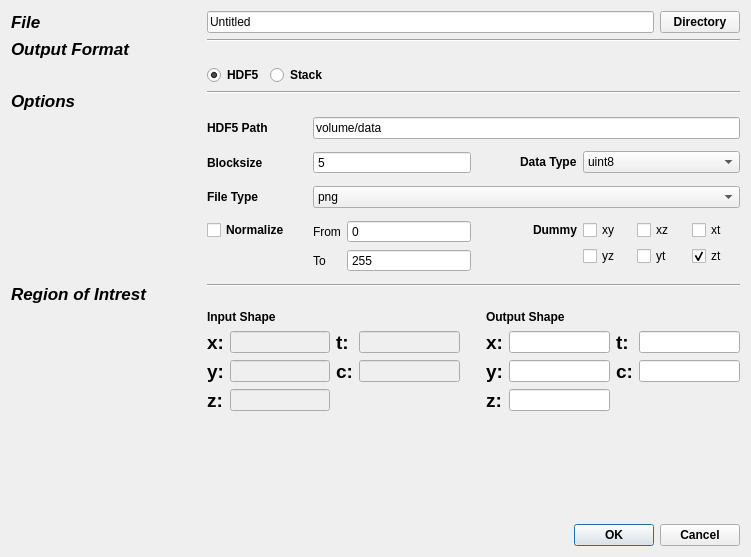
<?xml version="1.0" encoding="UTF-8"?>
<ui version="4.0">
 <class>Dialog</class>
 <widget class="QDialog" name="Dialog">
  <property name="geometry">
   <rect>
    <x>0</x>
    <y>0</y>
    <width>751</width>
    <height>557</height>
   </rect>
  </property>
  <property name="windowTitle">
   <string>Dialog</string>
  </property>
  <layout class="QVBoxLayout" name="verticalLayout">
   <item>
    <layout class="QFormLayout" name="formLayout">
     <property name="fieldGrowthPolicy">
      <enum>QFormLayout::AllNonFixedFieldsGrow</enum>
     </property>
     <item row="0" column="0">
      <widget class="QLabel" name="label">
       <property name="font">
        <font>
         <pointsize>13</pointsize>
         <weight>75</weight>
         <italic>true</italic>
         <bold>true</bold>
         <underline>false</underline>
        </font>
       </property>
       <property name="text">
        <string>File</string>
       </property>
      </widget>
     </item>
     <item row="0" column="1">
      <layout class="QHBoxLayout" name="horizontalLayout">
       <item>
        <widget class="QLineEdit" name="lineEditFilePath">
         <property name="text">
          <string>Untitled</string>
         </property>
        </widget>
       </item>
       <item>
        <widget class="QPushButton" name="pushButtonPath">
         <property name="font">
          <font>
           <weight>75</weight>
           <italic>false</italic>
           <bold>true</bold>
          </font>
         </property>
         <property name="text">
          <string>Directory</string>
         </property>
        </widget>
       </item>
      </layout>
     </item>
     <item row="1" column="0">
      <widget class="QLabel" name="label_2">
       <property name="font">
        <font>
         <pointsize>13</pointsize>
         <weight>75</weight>
         <italic>true</italic>
         <bold>true</bold>
         <underline>false</underline>
        </font>
       </property>
       <property name="text">
        <string>Output Format</string>
       </property>
      </widget>
     </item>
     <item row="1" column="1">
      <widget class="Line" name="line_3">
       <property name="sizePolicy">
        <sizepolicy hsizetype="Expanding" vsizetype="Fixed">
         <horstretch>0</horstretch>
         <verstretch>0</verstretch>
        </sizepolicy>
       </property>
       <property name="orientation">
        <enum>Qt::Horizontal</enum>
       </property>
      </widget>
     </item>
     <item row="3" column="0">
      <widget class="QLabel" name="label_3">
       <property name="font">
        <font>
         <pointsize>13</pointsize>
         <weight>75</weight>
         <italic>true</italic>
         <bold>true</bold>
        </font>
       </property>
       <property name="text">
        <string>Options</string>
       </property>
      </widget>
     </item>
     <item row="3" column="1">
      <widget class="Line" name="line">
       <property name="sizePolicy">
        <sizepolicy hsizetype="Expanding" vsizetype="Fixed">
         <horstretch>0</horstretch>
         <verstretch>0</verstretch>
        </sizepolicy>
       </property>
       <property name="orientation">
        <enum>Qt::Horizontal</enum>
       </property>
      </widget>
     </item>
     <item row="4" column="1">
      <widget class="QWidget" name="widgetOptionsHDF5" native="true">
       <layout class="QVBoxLayout" name="verticalLayout_6">
        <property name="margin">
         <number>0</number>
        </property>
        <item>
         <layout class="QFormLayout" name="formLayout_10">
          <property name="fieldGrowthPolicy">
           <enum>QFormLayout::AllNonFixedFieldsGrow</enum>
          </property>
          <item row="0" column="0">
           <widget class="QLabel" name="label_16">
            <property name="font">
             <font>
              <weight>75</weight>
              <bold>true</bold>
             </font>
            </property>
            <property name="text">
             <string>HDF5 Path</string>
            </property>
           </widget>
          </item>
          <item row="0" column="1">
           <widget class="QLineEdit" name="lineEditHdf5Path">
            <property name="sizePolicy">
             <sizepolicy hsizetype="Expanding" vsizetype="Fixed">
              <horstretch>0</horstretch>
              <verstretch>0</verstretch>
             </sizepolicy>
            </property>
            <property name="text">
             <string>volume/data</string>
            </property>
           </widget>
          </item>
          <item row="1" column="0">
           <spacer name="horizontalSpacer_14">
            <property name="orientation">
             <enum>Qt::Horizontal</enum>
            </property>
            <property name="sizeType">
             <enum>QSizePolicy::Fixed</enum>
            </property>
            <property name="sizeHint" stdset="0">
             <size>
              <width>100</width>
              <height>0</height>
             </size>
            </property>
           </spacer>
          </item>
         </layout>
        </item>
        <item>
         <layout class="QHBoxLayout" name="horizontalLayout_15">
          <item>
           <layout class="QFormLayout" name="formLayout_15">
            <property name="fieldGrowthPolicy">
             <enum>QFormLayout::AllNonFixedFieldsGrow</enum>
            </property>
            <item row="0" column="0">
             <widget class="QLabel" name="label_17">
              <property name="font">
               <font>
                <weight>75</weight>
                <bold>true</bold>
               </font>
              </property>
              <property name="text">
               <string>Blocksize</string>
              </property>
             </widget>
            </item>
            <item row="0" column="1">
             <layout class="QHBoxLayout" name="horizontalLayout_16">
              <item>
               <widget class="QSpinBox" name="spinBoxHdf5BlockShape">
                <property name="buttonSymbols">
                 <enum>QAbstractSpinBox::NoButtons</enum>
                </property>
                <property name="minimum">
                 <number>5</number>
                </property>
                <property name="maximum">
                 <number>99999</number>
                </property>
               </widget>
              </item>
             </layout>
            </item>
            <item row="1" column="0">
             <spacer name="horizontalSpacer_17">
              <property name="orientation">
               <enum>Qt::Horizontal</enum>
              </property>
              <property name="sizeHint" stdset="0">
               <size>
                <width>100</width>
                <height>0</height>
               </size>
              </property>
             </spacer>
            </item>
           </layout>
          </item>
          <item>
           <layout class="QFormLayout" name="formLayout_18">
            <property name="fieldGrowthPolicy">
             <enum>QFormLayout::AllNonFixedFieldsGrow</enum>
            </property>
            <property name="labelAlignment">
             <set>Qt::AlignRight|Qt::AlignTrailing|Qt::AlignVCenter</set>
            </property>
            <item row="0" column="0">
             <widget class="QLabel" name="label_18">
              <property name="font">
               <font>
                <weight>75</weight>
                <bold>true</bold>
               </font>
              </property>
              <property name="text">
               <string>Data Type</string>
              </property>
             </widget>
            </item>
            <item row="0" column="1">
             <layout class="QHBoxLayout" name="horizontalLayout_18">
              <item>
               <widget class="QComboBox" name="comboBoxHdf5DataType">
                <item>
                 <property name="text">
                  <string>uint8</string>
                 </property>
                </item>
                <item>
                 <property name="text">
                  <string>uint16</string>
                 </property>
                </item>
                <item>
                 <property name="text">
                  <string>float32</string>
                 </property>
                </item>
                <item>
                 <property name="text">
                  <string>float64</string>
                 </property>
                </item>
               </widget>
              </item>
             </layout>
            </item>
            <item row="1" column="0">
             <spacer name="horizontalSpacer_18">
              <property name="orientation">
               <enum>Qt::Horizontal</enum>
              </property>
              <property name="sizeHint" stdset="0">
               <size>
                <width>100</width>
                <height>0</height>
               </size>
              </property>
             </spacer>
            </item>
           </layout>
          </item>
         </layout>
        </item>
       </layout>
      </widget>
     </item>
     <item row="5" column="1">
      <widget class="QWidget" name="widgetOptionsStack" native="true">
       <layout class="QVBoxLayout" name="verticalLayout_5">
        <property name="margin">
         <number>0</number>
        </property>
        <item>
         <layout class="QFormLayout" name="formLayout_2">
          <item row="0" column="0">
           <widget class="QLabel" name="label_15">
            <property name="font">
             <font>
              <weight>75</weight>
              <bold>true</bold>
             </font>
            </property>
            <property name="text">
             <string>File Type</string>
            </property>
           </widget>
          </item>
          <item row="0" column="1">
           <widget class="QComboBox" name="comboBoxStackFileType">
            <item>
             <property name="text">
              <string>png</string>
             </property>
            </item>
            <item>
             <property name="text">
              <string>jpeg</string>
             </property>
            </item>
            <item>
             <property name="text">
              <string>bmp</string>
             </property>
            </item>
            <item>
             <property name="text">
              <string>tiff</string>
             </property>
            </item>
           </widget>
          </item>
          <item row="1" column="0">
           <spacer name="horizontalSpacer_13">
            <property name="orientation">
             <enum>Qt::Horizontal</enum>
            </property>
            <property name="sizeHint" stdset="0">
             <size>
              <width>100</width>
              <height>0</height>
             </size>
            </property>
           </spacer>
          </item>
         </layout>
        </item>
       </layout>
      </widget>
     </item>
     <item row="6" column="0">
      <spacer name="horizontalSpacer">
       <property name="orientation">
        <enum>Qt::Horizontal</enum>
       </property>
       <property name="sizeHint" stdset="0">
        <size>
         <width>190</width>
         <height>20</height>
        </size>
       </property>
      </spacer>
     </item>
     <item row="6" column="1">
      <layout class="QHBoxLayout" name="horizontalLayout_4">
       <item>
        <layout class="QFormLayout" name="formLayout_3">
         <property name="fieldGrowthPolicy">
          <enum>QFormLayout::AllNonFixedFieldsGrow</enum>
         </property>
         <item row="0" column="1">
          <layout class="QFormLayout" name="formLayoutOptionsNormalize">
           <item row="0" column="0">
            <widget class="QLabel" name="label_8">
             <property name="font">
              <font>
               <weight>50</weight>
               <bold>false</bold>
              </font>
             </property>
             <property name="text">
              <string>From</string>
             </property>
            </widget>
           </item>
           <item row="0" column="1">
            <widget class="QSpinBox" name="spinBoxNormalizeStart">
             <property name="buttonSymbols">
              <enum>QAbstractSpinBox::NoButtons</enum>
             </property>
             <property name="maximum">
              <number>99999</number>
             </property>
            </widget>
           </item>
           <item row="1" column="0">
            <widget class="QLabel" name="label_9">
             <property name="font">
              <font>
               <weight>50</weight>
               <bold>false</bold>
              </font>
             </property>
             <property name="text">
              <string>To</string>
             </property>
            </widget>
           </item>
           <item row="1" column="1">
            <widget class="QSpinBox" name="spinBoxNormalizeStop">
             <property name="buttonSymbols">
              <enum>QAbstractSpinBox::NoButtons</enum>
             </property>
             <property name="maximum">
              <number>99999</number>
             </property>
             <property name="value">
              <number>255</number>
             </property>
            </widget>
           </item>
          </layout>
         </item>
         <item row="1" column="0">
          <spacer name="horizontalSpacer_4">
           <property name="orientation">
            <enum>Qt::Horizontal</enum>
           </property>
           <property name="sizeHint" stdset="0">
            <size>
             <width>100</width>
             <height>0</height>
            </size>
           </property>
          </spacer>
         </item>
         <item row="0" column="0">
          <widget class="QCheckBox" name="checkBoxNormalize">
           <property name="font">
            <font>
             <weight>75</weight>
             <bold>true</bold>
            </font>
           </property>
           <property name="text">
            <string>Normalize</string>
           </property>
          </widget>
         </item>
        </layout>
       </item>
       <item>
        <layout class="QFormLayout" name="formLayout_5">
         <property name="labelAlignment">
          <set>Qt::AlignRight|Qt::AlignTrailing|Qt::AlignVCenter</set>
         </property>
         <item row="0" column="0">
          <widget class="QLabel" name="label_10">
           <property name="font">
            <font>
             <weight>75</weight>
             <bold>true</bold>
            </font>
           </property>
           <property name="text">
            <string>Dummy</string>
           </property>
           <property name="alignment">
            <set>Qt::AlignLeading|Qt::AlignLeft|Qt::AlignVCenter</set>
           </property>
          </widget>
         </item>
         <item row="0" column="1">
          <layout class="QHBoxLayout" name="horizontalLayout_3">
           <item>
            <widget class="QCheckBox" name="checkBoxDummy1">
             <property name="text">
              <string>xy</string>
             </property>
            </widget>
           </item>
           <item>
            <widget class="QCheckBox" name="checkBoxDummy2">
             <property name="text">
              <string>xz</string>
             </property>
            </widget>
           </item>
           <item>
            <widget class="QCheckBox" name="checkBoxDummy3">
             <property name="text">
              <string>xt</string>
             </property>
             <property name="checked">
              <bool>false</bool>
             </property>
            </widget>
           </item>
          </layout>
         </item>
         <item row="1" column="1">
          <layout class="QHBoxLayout" name="horizontalLayout_2">
           <item>
            <widget class="QCheckBox" name="checkBoxDummy4">
             <property name="text">
              <string>yz</string>
             </property>
            </widget>
           </item>
           <item>
            <widget class="QCheckBox" name="checkBoxDummy5">
             <property name="text">
              <string>yt</string>
             </property>
            </widget>
           </item>
           <item>
            <widget class="QCheckBox" name="checkBoxDummy6">
             <property name="text">
              <string>zt</string>
             </property>
             <property name="checked">
              <bool>true</bool>
             </property>
            </widget>
           </item>
          </layout>
         </item>
         <item row="1" column="0">
          <spacer name="horizontalSpacer_5">
           <property name="orientation">
            <enum>Qt::Horizontal</enum>
           </property>
           <property name="sizeHint" stdset="0">
            <size>
             <width>100</width>
             <height>0</height>
            </size>
           </property>
          </spacer>
         </item>
        </layout>
       </item>
      </layout>
     </item>
     <item row="8" column="0">
      <widget class="QLabel" name="label_6">
       <property name="font">
        <font>
         <pointsize>13</pointsize>
         <weight>75</weight>
         <italic>true</italic>
         <bold>true</bold>
        </font>
       </property>
       <property name="text">
        <string>Region of Intrest</string>
       </property>
      </widget>
     </item>
     <item row="8" column="1">
      <widget class="Line" name="line_2">
       <property name="sizePolicy">
        <sizepolicy hsizetype="Expanding" vsizetype="Fixed">
         <horstretch>0</horstretch>
         <verstretch>0</verstretch>
        </sizepolicy>
       </property>
       <property name="orientation">
        <enum>Qt::Horizontal</enum>
       </property>
      </widget>
     </item>
     <item row="9" column="1">
      <layout class="QHBoxLayout" name="horizontalLayout_5">
       <item>
        <layout class="QVBoxLayout" name="verticalLayout_4">
         <item>
          <widget class="QLabel" name="label_40">
           <property name="font">
            <font>
             <weight>75</weight>
             <bold>true</bold>
             <strikeout>false</strikeout>
             <kerning>true</kerning>
            </font>
           </property>
           <property name="text">
            <string>Input Shape</string>
           </property>
           <property name="alignment">
            <set>Qt::AlignLeading|Qt::AlignLeft|Qt::AlignVCenter</set>
           </property>
          </widget>
         </item>
         <item>
          <layout class="QHBoxLayout" name="horizontalLayout_12">
           <item>
            <spacer name="horizontalSpacer_9">
             <property name="orientation">
              <enum>Qt::Horizontal</enum>
             </property>
             <property name="sizeHint" stdset="0">
              <size>
               <width>40</width>
               <height>1</height>
              </size>
             </property>
            </spacer>
           </item>
          </layout>
         </item>
         <item>
          <layout class="QHBoxLayout" name="horizontalLayout_21">
           <item>
            <layout class="QFormLayout" name="formLayout_26">
             <item row="0" column="0">
              <widget class="QLabel" name="label_29">
               <property name="font">
                <font>
                 <pointsize>14</pointsize>
                 <weight>75</weight>
                 <bold>true</bold>
                </font>
               </property>
               <property name="text">
                <string>x:</string>
               </property>
              </widget>
             </item>
             <item row="0" column="1">
              <widget class="QLineEdit" name="lineEditInputShapeX">
               <property name="enabled">
                <bool>false</bool>
               </property>
               <property name="font">
                <font>
                 <weight>75</weight>
                 <bold>true</bold>
                </font>
               </property>
               <property name="alignment">
                <set>Qt::AlignCenter</set>
               </property>
              </widget>
             </item>
             <item row="1" column="0">
              <widget class="QLabel" name="label_30">
               <property name="font">
                <font>
                 <pointsize>14</pointsize>
                 <weight>75</weight>
                 <bold>true</bold>
                </font>
               </property>
               <property name="text">
                <string>y:</string>
               </property>
              </widget>
             </item>
             <item row="2" column="0">
              <widget class="QLabel" name="label_31">
               <property name="font">
                <font>
                 <pointsize>14</pointsize>
                 <weight>75</weight>
                 <bold>true</bold>
                </font>
               </property>
               <property name="text">
                <string>z:</string>
               </property>
              </widget>
             </item>
             <item row="1" column="1">
              <widget class="QLineEdit" name="lineEditInputShapeY">
               <property name="enabled">
                <bool>false</bool>
               </property>
               <property name="font">
                <font>
                 <weight>75</weight>
                 <bold>true</bold>
                </font>
               </property>
               <property name="alignment">
                <set>Qt::AlignCenter</set>
               </property>
              </widget>
             </item>
             <item row="2" column="1">
              <widget class="QLineEdit" name="lineEditInputShapeZ">
               <property name="enabled">
                <bool>false</bool>
               </property>
               <property name="font">
                <font>
                 <weight>75</weight>
                 <bold>true</bold>
                </font>
               </property>
               <property name="alignment">
                <set>Qt::AlignCenter</set>
               </property>
              </widget>
             </item>
            </layout>
           </item>
           <item>
            <layout class="QVBoxLayout" name="verticalLayout_10">
             <item>
              <layout class="QFormLayout" name="formLayout_27">
               <property name="fieldGrowthPolicy">
                <enum>QFormLayout::AllNonFixedFieldsGrow</enum>
               </property>
               <item row="0" column="0">
                <widget class="QLabel" name="label_32">
                 <property name="font">
                  <font>
                   <pointsize>14</pointsize>
                   <weight>75</weight>
                   <bold>true</bold>
                  </font>
                 </property>
                 <property name="text">
                  <string>t:</string>
                 </property>
                </widget>
               </item>
               <item row="0" column="1">
                <widget class="QLineEdit" name="lineEditInputShapeT">
                 <property name="enabled">
                  <bool>false</bool>
                 </property>
                 <property name="font">
                  <font>
                   <weight>75</weight>
                   <bold>true</bold>
                  </font>
                 </property>
                 <property name="alignment">
                  <set>Qt::AlignCenter</set>
                 </property>
                </widget>
               </item>
               <item row="1" column="0">
                <widget class="QLabel" name="label_33">
                 <property name="font">
                  <font>
                   <pointsize>14</pointsize>
                   <weight>75</weight>
                   <bold>true</bold>
                  </font>
                 </property>
                 <property name="text">
                  <string>c:</string>
                 </property>
                </widget>
               </item>
               <item row="1" column="1">
                <widget class="QLineEdit" name="lineEditInputShapeC">
                 <property name="enabled">
                  <bool>false</bool>
                 </property>
                 <property name="font">
                  <font>
                   <weight>75</weight>
                   <bold>true</bold>
                  </font>
                 </property>
                 <property name="alignment">
                  <set>Qt::AlignCenter</set>
                 </property>
                </widget>
               </item>
              </layout>
             </item>
             <item>
              <spacer name="verticalSpacer_2">
               <property name="orientation">
                <enum>Qt::Vertical</enum>
               </property>
               <property name="sizeHint" stdset="0">
                <size>
                 <width>10</width>
                 <height>10</height>
                </size>
               </property>
              </spacer>
             </item>
            </layout>
           </item>
          </layout>
         </item>
         <item>
          <spacer name="verticalSpacer_6">
           <property name="orientation">
            <enum>Qt::Vertical</enum>
           </property>
           <property name="sizeHint" stdset="0">
            <size>
             <width>13</width>
             <height>13</height>
            </size>
           </property>
          </spacer>
         </item>
        </layout>
       </item>
       <item>
        <spacer name="horizontalSpacer_10">
         <property name="orientation">
          <enum>Qt::Horizontal</enum>
         </property>
         <property name="sizeType">
          <enum>QSizePolicy::Fixed</enum>
         </property>
         <property name="sizeHint" stdset="0">
          <size>
           <width>20</width>
           <height>20</height>
          </size>
         </property>
        </spacer>
       </item>
       <item>
        <layout class="QVBoxLayout" name="verticalLayout_3">
         <item>
          <widget class="QLabel" name="label_39">
           <property name="font">
            <font>
             <weight>75</weight>
             <bold>true</bold>
             <strikeout>false</strikeout>
             <kerning>true</kerning>
            </font>
           </property>
           <property name="text">
            <string>Output Shape</string>
           </property>
           <property name="alignment">
            <set>Qt::AlignLeading|Qt::AlignLeft|Qt::AlignVCenter</set>
           </property>
          </widget>
         </item>
         <item>
          <layout class="QHBoxLayout" name="horizontalLayout_7">
           <item>
            <spacer name="horizontalSpacer_8">
             <property name="orientation">
              <enum>Qt::Horizontal</enum>
             </property>
             <property name="sizeHint" stdset="0">
              <size>
               <width>40</width>
               <height>1</height>
              </size>
             </property>
            </spacer>
           </item>
          </layout>
         </item>
         <item>
          <layout class="QHBoxLayout" name="horizontalLayout_14">
           <item>
            <layout class="QFormLayout" name="formLayout_24">
             <item row="0" column="0">
              <widget class="QLabel" name="label_24">
               <property name="font">
                <font>
                 <pointsize>14</pointsize>
                 <weight>75</weight>
                 <bold>true</bold>
                </font>
               </property>
               <property name="text">
                <string>x:</string>
               </property>
              </widget>
             </item>
             <item row="0" column="1">
              <widget class="QLineEdit" name="lineEditOutputShapeX">
               <property name="font">
                <font>
                 <weight>75</weight>
                 <bold>true</bold>
                </font>
               </property>
               <property name="alignment">
                <set>Qt::AlignCenter</set>
               </property>
              </widget>
             </item>
             <item row="1" column="0">
              <widget class="QLabel" name="label_25">
               <property name="font">
                <font>
                 <pointsize>14</pointsize>
                 <weight>75</weight>
                 <bold>true</bold>
                </font>
               </property>
               <property name="text">
                <string>y:</string>
               </property>
              </widget>
             </item>
             <item row="2" column="0">
              <widget class="QLabel" name="label_26">
               <property name="font">
                <font>
                 <pointsize>14</pointsize>
                 <weight>75</weight>
                 <bold>true</bold>
                </font>
               </property>
               <property name="text">
                <string>z:</string>
               </property>
              </widget>
             </item>
             <item row="1" column="1">
              <widget class="QLineEdit" name="lineEditOutputShapeY">
               <property name="font">
                <font>
                 <weight>75</weight>
                 <bold>true</bold>
                </font>
               </property>
               <property name="alignment">
                <set>Qt::AlignCenter</set>
               </property>
              </widget>
             </item>
             <item row="2" column="1">
              <widget class="QLineEdit" name="lineEditOutputShapeZ">
               <property name="font">
                <font>
                 <weight>75</weight>
                 <bold>true</bold>
                </font>
               </property>
               <property name="alignment">
                <set>Qt::AlignCenter</set>
               </property>
              </widget>
             </item>
            </layout>
           </item>
           <item>
            <layout class="QVBoxLayout" name="verticalLayout_9">
             <item>
              <layout class="QFormLayout" name="formLayout_25">
               <property name="fieldGrowthPolicy">
                <enum>QFormLayout::AllNonFixedFieldsGrow</enum>
               </property>
               <item row="0" column="0">
                <widget class="QLabel" name="label_27">
                 <property name="font">
                  <font>
                   <pointsize>14</pointsize>
                   <weight>75</weight>
                   <bold>true</bold>
                  </font>
                 </property>
                 <property name="text">
                  <string>t:</string>
                 </property>
                </widget>
               </item>
               <item row="0" column="1">
                <widget class="QLineEdit" name="lineEditOutputShapeT">
                 <property name="font">
                  <font>
                   <weight>75</weight>
                   <bold>true</bold>
                  </font>
                 </property>
                 <property name="alignment">
                  <set>Qt::AlignCenter</set>
                 </property>
                </widget>
               </item>
               <item row="1" column="0">
                <widget class="QLabel" name="label_28">
                 <property name="font">
                  <font>
                   <pointsize>14</pointsize>
                   <weight>75</weight>
                   <bold>true</bold>
                  </font>
                 </property>
                 <property name="text">
                  <string>c:</string>
                 </property>
                </widget>
               </item>
               <item row="1" column="1">
                <widget class="QLineEdit" name="lineEditOutputShapeC">
                 <property name="font">
                  <font>
                   <weight>75</weight>
                   <bold>true</bold>
                  </font>
                 </property>
                 <property name="alignment">
                  <set>Qt::AlignCenter</set>
                 </property>
                </widget>
               </item>
              </layout>
             </item>
             <item>
              <spacer name="verticalSpacer">
               <property name="orientation">
                <enum>Qt::Vertical</enum>
               </property>
               <property name="sizeHint" stdset="0">
                <size>
                 <width>10</width>
                 <height>10</height>
                </size>
               </property>
              </spacer>
             </item>
            </layout>
           </item>
          </layout>
         </item>
         <item>
          <spacer name="verticalSpacer_5">
           <property name="orientation">
            <enum>Qt::Vertical</enum>
           </property>
           <property name="sizeHint" stdset="0">
            <size>
             <width>13</width>
             <height>13</height>
            </size>
           </property>
          </spacer>
         </item>
        </layout>
       </item>
      </layout>
     </item>
     <item row="10" column="1">
      <layout class="QVBoxLayout" name="verticalLayout_14">
       <item>
        <spacer name="verticalSpacer_9">
         <property name="orientation">
          <enum>Qt::Vertical</enum>
         </property>
         <property name="sizeHint" stdset="0">
          <size>
           <width>1</width>
           <height>1</height>
          </size>
         </property>
        </spacer>
       </item>
      </layout>
     </item>
     <item row="2" column="1">
      <layout class="QHBoxLayout" name="horizontalLayout_6">
       <item>
        <widget class="QRadioButton" name="radioButtonH5">
         <property name="font">
          <font>
           <weight>75</weight>
           <bold>true</bold>
          </font>
         </property>
         <property name="layoutDirection">
          <enum>Qt::LeftToRight</enum>
         </property>
         <property name="text">
          <string>HDF5</string>
         </property>
         <property name="checked">
          <bool>true</bool>
         </property>
        </widget>
       </item>
       <item>
        <widget class="QRadioButton" name="radioButtonStack">
         <property name="font">
          <font>
           <weight>75</weight>
           <bold>true</bold>
          </font>
         </property>
         <property name="text">
          <string>Stack</string>
         </property>
        </widget>
       </item>
       <item>
        <spacer name="horizontalSpacer_3">
         <property name="orientation">
          <enum>Qt::Horizontal</enum>
         </property>
         <property name="sizeHint" stdset="0">
          <size>
           <width>40</width>
           <height>20</height>
          </size>
         </property>
        </spacer>
       </item>
      </layout>
     </item>
    </layout>
   </item>
   <item>
    <widget class="QDialogButtonBox" name="buttonBox">
     <property name="font">
      <font>
       <weight>75</weight>
       <italic>false</italic>
       <bold>true</bold>
      </font>
     </property>
     <property name="orientation">
      <enum>Qt::Horizontal</enum>
     </property>
     <property name="standardButtons">
      <set>QDialogButtonBox::Cancel|QDialogButtonBox::Ok</set>
     </property>
    </widget>
   </item>
  </layout>
 </widget>
 <resources/>
 <connections>
  <connection>
   <sender>buttonBox</sender>
   <signal>accepted()</signal>
   <receiver>Dialog</receiver>
   <slot>accept()</slot>
   <hints>
    <hint type="sourcelabel">
     <x>248</x>
     <y>254</y>
    </hint>
    <hint type="destinationlabel">
     <x>157</x>
     <y>274</y>
    </hint>
   </hints>
  </connection>
  <connection>
   <sender>buttonBox</sender>
   <signal>rejected()</signal>
   <receiver>Dialog</receiver>
   <slot>reject()</slot>
   <hints>
    <hint type="sourcelabel">
     <x>316</x>
     <y>260</y>
    </hint>
    <hint type="destinationlabel">
     <x>286</x>
     <y>274</y>
    </hint>
   </hints>
  </connection>
 </connections>
</ui>
